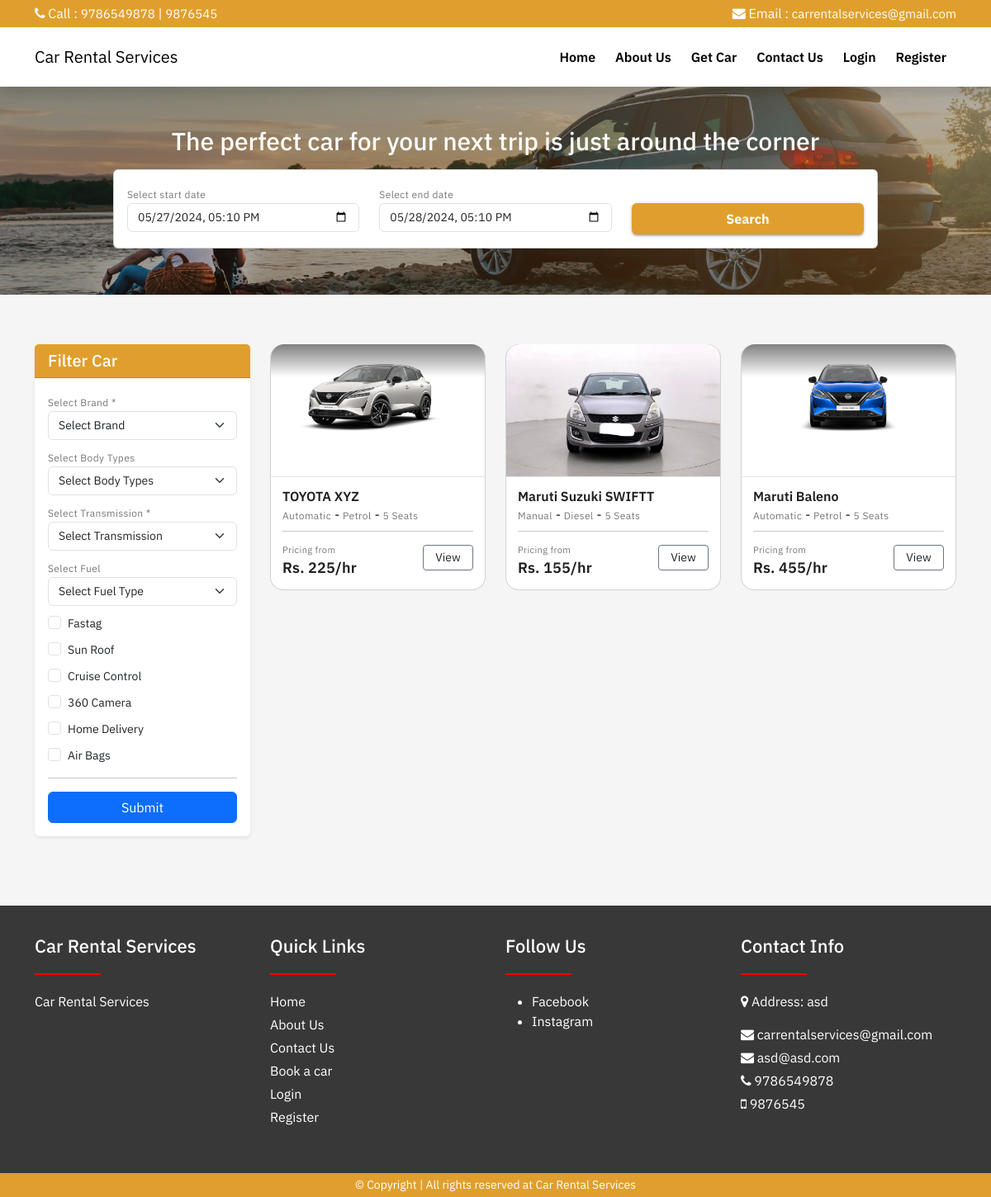
The app's page /cars.php with its own data.
### tables this page shows
CREATE TABLE `web_settings` (
  `id` int(11) UNSIGNED NOT NULL,
  `title` varchar(255) NOT NULL,
  `url` varchar(255) DEFAULT NULL,
  `description` varchar(1000) DEFAULT NULL,
  `logo` varchar(100) DEFAULT NULL,
  `address` varchar(500) DEFAULT NULL,
  `email1` varchar(100) DEFAULT NULL,
  `email2` varchar(100) DEFAULT NULL,
  `phone1` varchar(15) DEFAULT NULL,
  `phone2` varchar(15) DEFAULT NULL
);

CREATE TABLE `cars` (
  `id` int(11) UNSIGNED NOT NULL,
  `brand_id` int(11) NOT NULL,
  `body_type_id` int(11) NOT NULL,
  `name` varchar(255) NOT NULL,
  `car_cid` varchar(20) NOT NULL COMMENT 'car custom id',
  `car_reg_no` varchar(50) DEFAULT NULL,
  `model` date NOT NULL,
  `transmission` varchar(100) DEFAULT NULL,
  `fuel` varchar(100) DEFAULT NULL,
  `seating_capacity` varchar(50) DEFAULT NULL,
  `fastag` tinyint(1) DEFAULT 0,
  `kms_driven` varchar(100) DEFAULT NULL,
  `sun_roof` tinyint(1) NOT NULL,
  `cruise_control` tinyint(1) NOT NULL,
  `360_camera` tinyint(1) NOT NULL,
  `price_per_hour` varchar(100) DEFAULT NULL,
  `home_delivery` tinyint(1) NOT NULL,
  `airbags` tinyint(1) NOT NULL,
  `description` mediumtext NOT NULL,
  `image` varchar(100) DEFAULT NULL,
  `status` tinyint(1) DEFAULT 0 COMMENT '0=show,1=hide'
);

CREATE TABLE `social_medias` (
  `id` int(11) UNSIGNED NOT NULL,
  `name` varchar(100) NOT NULL,
  `slug` varchar(150) NOT NULL,
  `status` tinyint(1) DEFAULT 0 COMMENT '0=show,1=hide'
);

### cars.php (the view, shortened to what the rows shown need)
<?php
include('includes/header.php');
?>
<div class="section bg-gray" id="content">
    <div class="container">
        <div class="row">
                        <?php include('filter.php'); ?>
            <div class="col-md-9">
                <div class="row">
                    <?php
                    $fuel = isset($_GET['fuel']) ? $_GET['fuel'] : "";
                    $transmission = isset($_GET['transmission']) ? $_GET['transmission'] : "";
                    $fastag = isset($_GET['fastag']) ? $_GET['fastag'] : "";
                    $sun_roof = isset($_GET['sun_roof']) ? $_GET['sun_roof'] : "";
                    $cruise_control = isset($_GET['cruise_control']) ? $_GET['cruise_control'] : "";
                    $camera_360 = isset($_GET['360_camera']) ? $_GET['360_camera'] : "";
                    $home_delivery = isset($_GET['home_delivery']) ? $_GET['home_delivery'] : "";
                    $airbags = isset($_GET['airbags']) ? $_GET['airbags'] : "";
                    $newBrandId = $brandId > 0 ? "='$brandId'" : "LIKE '%'";
                    $newBodyTypeId = $bodyTypeId > 0 ? "='$bodyTypeId'" : "LIKE '%'";
                    $newTransmission = $transmission ? "='$transmission'" : "LIKE '%'";
                    $newFuel = $fuel ? "='$fuel'" : "LIKE '%'";
                    $new_fastag = $fastag ? "='1'" : "LIKE '%'";
                    $new_sun_roof = $sun_roof ? "='1'" : "LIKE '%'";
                    $new_cruise_control = $cruise_control ? "='1'" : "LIKE '%'";
                    $newCamera_360 = $camera_360 ? "='1'" : "LIKE '%'";
                    $new_home_delivery = $home_delivery ? "='1'" : "LIKE '%'";
                    $new_airbags = $airbags ? "='1'" : "LIKE '%'";
                    $selectedStartDate = isset($_GET['start']) ? $_GET['start'] : date('Y-m-d h:i A');
                    $selectedEndDate = isset($_GET['end']) ? $_GET['end'] : date('Y-m-d h:i A', strtotime("+24 hours"));
                    $mystrDate = date("Y-m-d H:i:s", strtotime($selectedStartDate));
                    $myendDate = date("Y-m-d H:i:s", strtotime($selectedEndDate));
                    $query = "SELECT * FROM cars c WHERE id NOT IN (
                                    SELECT car_id FROM bookings WHERE ((start_date BETWEEN '$mystrDate' AND '$myendDate') OR (end_date BETWEEN '$mystrDate' AND '$myendDate'))
                                    OR (('$mystrDate' > start_date) AND ('$myendDate' < end_date)))
                                    AND c.brand_id $newBrandId
                                    AND c.transmission $newTransmission
                                    AND c.body_type_id $newBodyTypeId
                                    AND c.fuel $newFuel
                                    AND c.fastag $new_fastag
                                    AND c.sun_roof $new_sun_roof
                                    AND c.cruise_control $new_cruise_control
                                    AND c.360_camera $newCamera_360
                                    AND c.home_delivery $new_home_delivery
                                    AND c.airbags $new_airbags
                                    GROUP BY c.id
                                    ";
                    $cars = mysqli_query($conn, $query);
                    if ($cars) {
                        if (mysqli_num_rows($cars) > 0) {
                            foreach ($cars as $item) {
                    ?>
                                <div class="col-md-4 mb-3">
                                    <div class="car-card">
                                        <div class="car-card-box">
                                            <a href="car.php?car=<?= $item['car_cid']; ?>">
                                                <img src="<?= $item['image'] != '' ? $item['image'] : "assets/images/no-img.jpg"; ?>" alt="img" />
                                            </a>
                                        </div>
                                        <div class="card-body">
                                            <a href="car.php?car=<?= $item['car_cid']; ?>">
                                                <h5 class="car-card-title"><?= $item['name']; ?></h5>
                                            </a>
                                            <div class="mb-1">
                                                <label class="title-sm fs-12"><?= $item['transmission']; ?></label> -
                                                <label class="title-sm fs-12"><?= $item['fuel']; ?></label> -
                                                <label class="title-sm fs-12"><?= $item['seating_capacity']; ?> Seats</label>
                                            </div>
                                            <hr class="my-2">
                                            <div class="row">
                                                <div class="col-md-8">
                                                    <small class="title-sm fs-11">Pricing from</small>
                                                    <h5 class="title1">Rs. <?= $item['price_per_hour']; ?>/hr</h5>
                                                </div>
                                                <div class="col-md-4 my-auto">
                                                    <a href="car.php?car=<?= $item['car_cid']; ?>" class="btn btn-sm bg-white text-dark w-100 btn-outline-secondary">View</a>
                                                </div>
                                            </div>
                                        </div>
                                    </div>
                                </div>
                            <?php
                            }
                        } else {
                            ?>
                            <div class="col-md-12">
                                <h4>No cars Available</h4>
                            </div>
                        <?php
                        }
                    } else {
                        ?>
                        <div class="col-md-12">
                            <h4>No cars Available</h4>
                        </div>
                    <?php
                    }
                    ?>
                </div>
            </div>
        </div>
    </div>
</div>
<?php include('includes/footer.php'); ?>

### includes/navbar.php (shortened to what the rows shown need)
<div class="shadow sticky-top">
    <div class="bg-web py-1">
        <div class="container">
            <div class="row">
                <div class="col-md-6 text-white">
                    <span> <i class="fa fa-phone"></i> Call :</span>
                    <a href="tel:<?= webSetting('phone1'); ?>" class="top-nav-link"><?= webSetting('phone1'); ?></a> |
                    <a href="tel:<?= webSetting('phone2'); ?>" class="top-nav-link"><?= webSetting('phone2'); ?></a>
                </div>
                <div class="col-md-6 text-md-end text-white">
                    <span> <i class="fa fa-envelope"></i> Email :</span>
                    <a href="tel:<?= webSetting('email1'); ?>" class="top-nav-link"><?= webSetting('email1'); ?></a>
                </div>
            </div>
        </div>
    </div>
    <nav class="navbar navbar-expand-lg bg-white">
        <div class="container">
            <a class="navbar-brand" href="index.php">
                <?= webSetting('title'); ?>
            </a>
            <div class="collapse navbar-collapse" id="navbarSupportedContent">
                <ul class="navbar-nav ms-auto mb-2 mb-lg-0">
                </ul>
            </div>
        </div>
    </nav>
</div>

### includes/footer.php (shortened to what the rows shown need)
    <div class="footer-bg">
        <div class="container">
            <div class="row">
                <div class="col-md-3 mb-3">
                    <h4><?= webSetting('title') ?? 'Website Name' ?></h4>
                    <div class="underline"></div>
                    <p>
                        Car Rental Services
                    </p>
                </div>
                <div class="col-md-3 mb-3">
                    <ul>
                        <?php
                            $socials = getAll('social_medias');
                            if($socials){
                                if(mysqli_num_rows($socials) > 1){
                                    foreach($socials as $socialItem){
                                    ?>
                                        <li>
                                            <a href="<?=$socialItem['slug'];?>" target="_blank">
                                                <?=$socialItem['name'];?>
                                            </a>
                                        </li>
                                    <?php
                                    }
                                }else{
                                    echo '<li>No Social Media</li>';
                                }
                            }else{
                                echo '<li>No Social Media</li>';
                            }
                        ?>
                    </ul>
                </div>
                <div class="col-md-3 mb-3">
                    <h4>Contact Info</h4>
                    <div class="underline"></div>
                    <p><i class="fa fa-map-marker"></i> Address: <?= webSetting('address'); ?></p>
                    <p class="mb-1"> <i class="fa fa-envelope"></i> <?= webSetting('email1'); ?></p>
                    <p class="mb-1"> <i class="fa fa-envelope"></i> <?= webSetting('email2'); ?></p>
                    <p class="mb-1"> <i class="fa fa-phone"></i> <?= webSetting('phone1'); ?></p>
                    <p class="mb-1"> <i class="fa fa-mobile"></i> <?= webSetting('phone2'); ?></p>
                </div>
            </div>
        </div>
    </div>
    <div class="py-1 bg-web">
        <div class="container">
            <p class="mb-0 fs-14 text-white text-center">© Copyright | All rights reserved at <?= webSetting('title') ?? 'Car Rental Services'; ?></p>
        </div>
    </div>
</body>
</html>

### records on screen
web_settings: phone1 "9786549878", phone2 "9876545", email1 "carrentalservices@gmail.com", title "Car Rental Services", address "asd", email2 "asd@asd.com"
cars: image (picture), name "TOYOTA XYZ", transmission "Automatic", fuel "Petrol", seating_capacity "5", price_per_hour "225"
cars: image (picture), name "Maruti Suzuki SWIFTT", transmission "Manual", fuel "Diesel", seating_capacity "5", price_per_hour "155"
cars: image (picture), name "Maruti Baleno", transmission "Automatic", fuel "Petrol", seating_capacity "5", price_per_hour "455"
social_medias: name "Facebook"
social_medias: name "Instagram"
